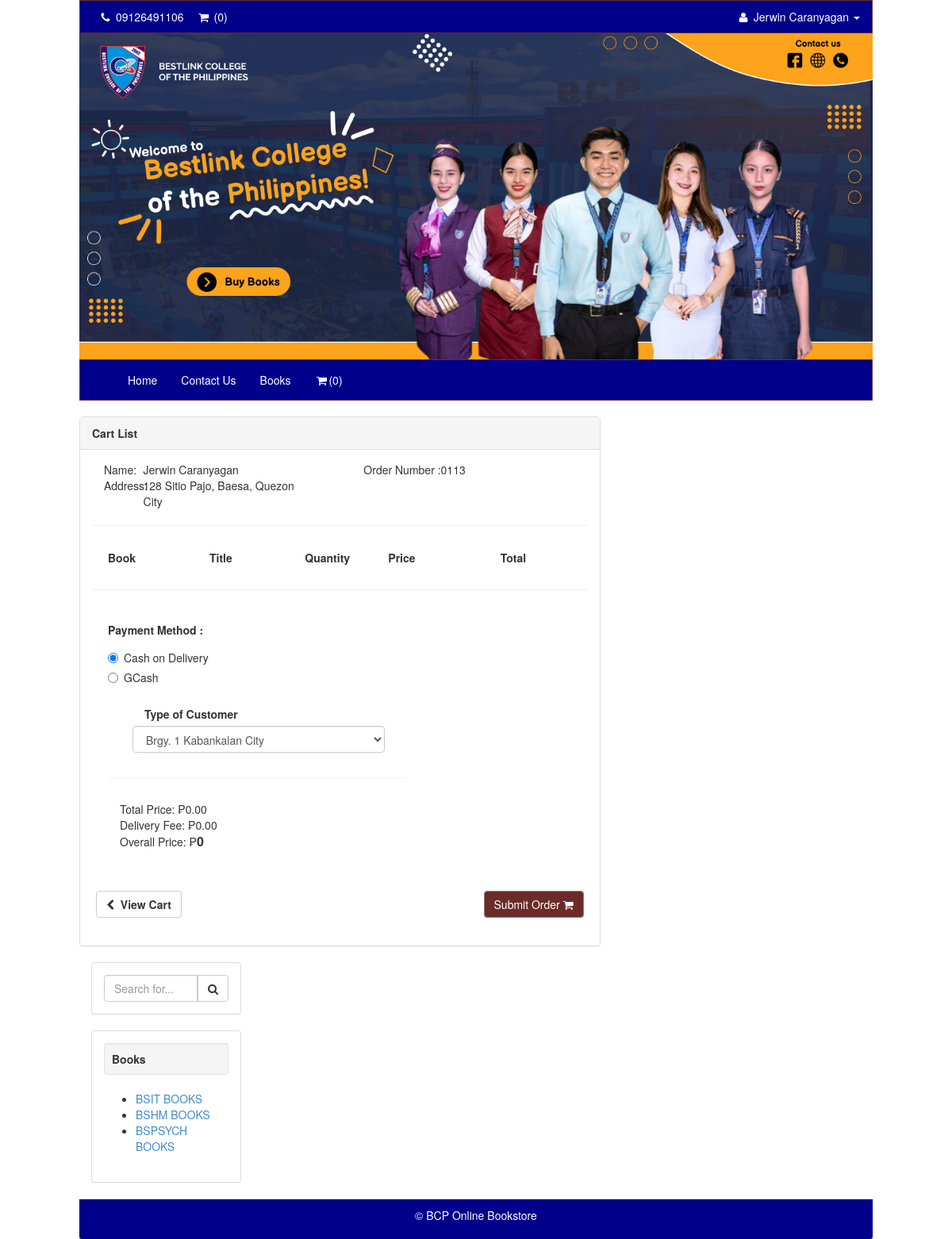
Page /index.php?q=orderdetails (signed in) on the committed database.
### tables this page shows
CREATE TABLE `tblcustomer` (
  `CUSTOMERID` int(11) NOT NULL,
  `FNAME` varchar(30) NOT NULL,
  `LNAME` varchar(30) NOT NULL,
  `MNAME` varchar(30) NOT NULL,
  `CUSHOMENUM` varchar(90) NOT NULL,
  `STREETADD` text NOT NULL,
  `BRGYADD` text NOT NULL,
  `CITYADD` text NOT NULL,
  `PROVINCE` varchar(80) NOT NULL,
  `COUNTRY` varchar(30) NOT NULL,
  `DBIRTH` date NOT NULL,
  `GENDER` varchar(10) NOT NULL,
  `PHONE` varchar(20) NOT NULL,
  `EMAILADD` varchar(40) NOT NULL,
  `ZIPCODE` int(6) NOT NULL,
  `CUSUNAME` varchar(20) NOT NULL,
  `CUSPASS` varchar(90) NOT NULL,
  `CUSPHOTO` varchar(255) NOT NULL,
  `TERMS` tinyint(4) NOT NULL,
  `VERIFICATION` int(11) DEFAULT NULL,
  `DATEJOIN` date NOT NULL
);

CREATE TABLE `tblcategory` (
  `CATEGID` int(11) NOT NULL,
  `CATEGORIES` varchar(255) NOT NULL,
  `USERID` int(11) NOT NULL
);

### index.php (called while the page is built, shortened)
<?php
require_once("theme/templates.php");
?>

### include/database.php (called while the page is built, shortened)
<?php
class Database {
	var $sql_string = '';
	private $conn;
	public function open_connection() {
		$this->conn = mysqli_connect(server,user,pass);
		if(!$this->conn){
			echo "Problem in database connection! Contact administrator!";
			exit();
		}else{
			$db_select = mysqli_select_db($this->conn,database_name);
		}
	}
	function setQuery($sql='') {
		$this->sql_string=$sql;
	}
	function executeQuery() {
		$result = mysqli_query($this->conn,$this->sql_string);
		return $result;
	}
	private function confirm_query($result) {
		return $result;
	}
	function loadResultList( $key='' ) {
		$cur = $this->executeQuery();
		$array = array();
		while ($row = mysqli_fetch_object($cur)) {
			if ($key) {
				$array[$row->$key] = $row;
			} else {
				$array[] = $row;
			}
		}
		return $array;
	}
	function loadSingleResult() {
		$cur = $this->executeQuery();
		while ($row = mysqli_fetch_object($cur)) {
		return $data = $row;
		}
	}
}
$mydb = new Database();
?>

### include/customers.php (called while the page is built, shortened)
<?php
require_once(LIB_PATH.DS.'database.php');
class Customer {
	protected static  $tblname = "tblcustomer";
	function single_customer($id=""){
			global $mydb;
			$mydb->setQuery("SELECT * FROM ".self::$tblname."
				Where CUSTOMERID= {$id} LIMIT 1");
			$cur = $mydb->loadSingleResult();
			return $cur;
	}
}
?>

### include/autonumbers.php (called while the page is built, shortened)
<?php
require_once(LIB_PATH.DS.'database.php');
class Autonumber {
	protected static  $tblname = "tblautonumber";
	function set_autonumber($id=""){
			global $mydb;
			$mydb->setQuery("SELECT concat(AUTOSTART,AUTOEND) AS 'AUTO' FROM ".self::$tblname."
				Where AUTOKEY= '{$id}' LIMIT 1");
			$cur = $mydb->loadSingleResult();
			return $cur;
	}
}
?>

### customer/orderdetails.php (the view, shortened to what this page needs)
<?php
$customerid =$_SESSION['CUSID'];
$customer = New Customer();
$singlecustomer = $customer->single_customer($customerid);
  ?>
<?php
  $autonumber = New Autonumber();
  $res = $autonumber->set_autonumber('ordernumber');
?>
<form onsubmit="return orderfilter()" action="customer/controller.php?action=processorder" method="post">
    <div class="row">
        <div class="col-md-6 pull-left">
            <div class="col-md-2 col-lg-2 col-sm-2" style="float:left">
                Name:
            </div>
            <div class="col-md-8 col-lg-10 col-sm-3" style="float:left">
                <?php echo $singlecustomer->FNAME .' '.$singlecustomer->LNAME; ?>
            </div>
            <div class="col-md-2 col-lg-2 col-sm-2" style="float:left">
                Address:
            </div>
            <div class="col-md-8 col-lg-10 col-sm-3" style="float:left">
                <?php echo $singlecustomer->STREETADD . '' .$singlecustomer->BRGYADD . ', ' . $singlecustomer->CITYADD; ?>
            </div>
        </div>
        <div class="col-md-6 pull-right">
            <div class="col-md-10 col-lg-12 col-sm-8">
                Order Number :<?php echo $res->AUTO; ?>
            </div>
        </div>
    </div>
    <hr />
    <div class="table-responsive">
        <table class="gcCentrum-table table-hover" id="table" style="width: 100%;">
            <thead>
                <tr>
                    <th style="width:12%; text-align: center; padding: 1rem 0;">Book</th>
                    <th style="text-align: center; padding: 1rem 0;">Title</th>
                    <th style="width:15%; text-align: center; padding: 1rem 0;">Quantity</th>
                    <th style="width:15%; text-align: center; padding: 1rem 0;">Price</th>
                    <th style="width:30%; text-align: center; padding: 1rem 0;">Total</th>
                </tr>
            </thead>
                <?php
              $tot = 0;
              ?>
        </table>
    </div>
    <hr />
    <div class="row" style="padding: 2rem;">
        <div class="col-md-8">
            <div class="form-group">
                <label> Payment Method : </label>
                <div class="radio">
                    <label>
                        <input type="radio" class="paymethod" name="paymethod" id="deliveryfee" value="Cash on Delivery"
                            checked="true" data-toggle="collapse" data-parent="#accordion"
                            data-target="#collapseOne">Cash on Delivery
                    </label>
                </div>
                <div class="radio">
                    <label>
                        <input type="radio" class="paymethod" name="paymethod" id="deliveryfee" value="GCash"
                            data-toggle="collapse" data-parent="#accordion" data-target="#collapseOne">GCash
                    </label>
                </div>
                <div class="panel">
                    <div class="panel-body">
                        <div class="form-group">
                            <div class="col-md-12">
                                <label class="col-md-8 control-label" for="PLACE">Type of Customer</label>
                                <select class="form-control paymethod" name="PLACE" id="PLACE"
                                    onchange="validatedate()">
                                    <?php
                                            $query = "SELECT * FROM `tblsetting` ";
                                            $mydb->setQuery($query);
                                            $cur = $mydb->loadResultList();
                                            foreach ($cur as $result) {
                                              echo '<option value='.$result->DELPRICE.'>'.$result->BRGY.' '.$result->PLACE.' </option>';
                                            }
                                            ?>
                                </select>
                            </div>
                        </div>
                    </div>
                </div>
            </div>
            <div class="col-md-5" style="margin-bottom: 4rem;">
                <p align="right">
                <div> Total Price: &#8369<span id="sum">0.00</span></div>
                <div> Delivery Fee: &#8369<span id="fee">0.00</span></div>
                <div> Overall Price: &#8369<span id="overall"
                        style="font-weight: 700; font-size: 16px;"><?php echo $tot ;?></span></div>
                </p>
            </div>
        </div>
        <br />
        <div class="row">
            <div class="col-md-6">
                <a href="index.php?q=cart" class="btn btn-default pull-left"><i class="fa fa-chevron-left"
                        aria-hidden="true"></i>
                    &nbsp;<strong>View
                        Cart</strong></a>
            </div>
            <div class="col-md-6">
                <button type="submit" class="btn btn-pup  pull-right " name="btn" id="btn"
                    onclick="return validatedate();" /> Submit Order <i class="fa fa-shopping-cart"></i></button>
            </div>
        </div>
</form>

### sidebar.php (shortened to what this page needs)
<div class="panel panel-default">
    <div class="panel-body">
        <form action="index.php?q=product" method="post">
            <div class="input-group custom-search-form">
                <input type="search" class="form-control" name="search" placeholder="Search for...">
                <span class="input-group-btn">
                    <button class="btn btn-default" id="btnsearch" name="btnsearch" type="submit">
                        <i class="fa fa-search"></i>
                    </button>
                </span>
            </div>
        </form>
    </div>
</div>
<div class="panel panel-default">
    <div class="panel-body">
        <div class="list-group">
            <div class="well well-sm "><b> Books </b> </div>
            <ul>
                <?php
            $mydb->setQuery("SELECT * FROM `tblcategory`");
            $cur = $mydb->loadResultList();
           foreach ($cur as $result) {
            echo ' <li><a href="index.php?q=product&category='.$result->CATEGORIES.'" >'.$result->CATEGORIES.'</a></li> ';
            }
        ?>
            </ul>
        </div>
    </div>
</div>

### css/costum.css (style rules this page uses)
body { padding-top: 70px; }
.btn-pup { color: #ffffff; background-color: #6a2c28; border-color: #977b7a; }

### rows in the picture
tblcustomer: FNAME "Jerwin", LNAME "Caranyagan", STREETADD "128 Sitio Pajo, Baesa", CITYADD "Quezon City"
tblcategory: CATEGORIES "BSIT BOOKS"
tblcategory: CATEGORIES "BSHM BOOKS"
tblcategory: CATEGORIES "BSPSYCH BOOKS"

### other values in the picture
$_SESSION['CUSNAME'] "Jerwin Caranyagan"
$title "Cart List"
$res->AUTO "0113"
$tot "0"
form field PLACE "Brgy. 1 Kabankalan City"
